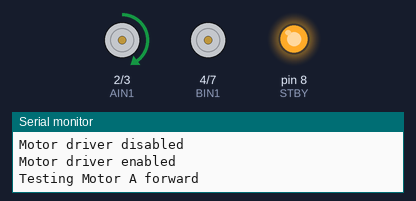
A program run on a simulated Arduino Uno, built with avr-gcc and run on an emulated ATmega328P. Parts: motor-driver pin pairs drawn as motors (green arrow = first pin HIGH = forward, orange = second pin HIGH = backward, longer = more drive, scaled by the enable pin, stopped while the standby pin is LOW), output pins drawn as LEDs (lit = HIGH), the last lines printed to the serial monitor.

Above: at 2.1 s.
At 11.1 s:
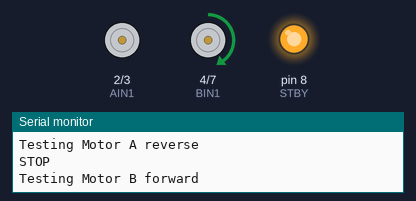
At 23.1 s:
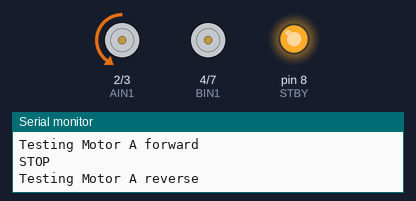
At 38.1 s:
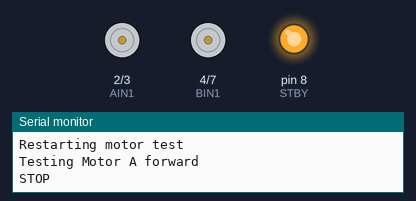
Timing chart, 0 to 39.6 s (numbered marks = the images above):
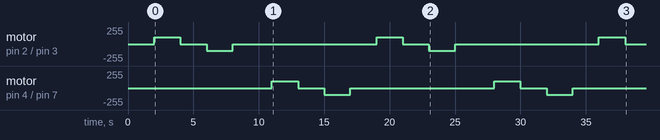

The program:

main.cpp
```cpp
#include <Arduino.h>

// TB6612FNG -> ELEGOO Arduino Uno pin connections.
#define STBY 8

#define AIN1 2
#define AIN2 3
#define PWMA 5

#define BIN1 4
#define BIN2 7
#define PWMB 6

// Uno analogWrite() uses 0..255. This starts below full power.
constexpr uint8_t TEST_SPEED = 100;

uint8_t safePwmSpeed(uint8_t speed) {
  return constrain(speed, 0, 255);
}

void motorAStop() {
  analogWrite(PWMA, 0);
  digitalWrite(AIN1, LOW);
  digitalWrite(AIN2, LOW);
}

void motorBStop() {
  analogWrite(PWMB, 0);
  digitalWrite(BIN1, LOW);
  digitalWrite(BIN2, LOW);
}

void stopAllMotors() {
  motorAStop();
  motorBStop();
  Serial.println(F("STOP"));
}

void motorAForward(uint8_t speed) {
  digitalWrite(AIN1, HIGH);
  digitalWrite(AIN2, LOW);
  analogWrite(PWMA, safePwmSpeed(speed));
}

void motorAReverse(uint8_t speed) {
  digitalWrite(AIN1, LOW);
  digitalWrite(AIN2, HIGH);
  analogWrite(PWMA, safePwmSpeed(speed));
}

void motorBForward(uint8_t speed) {
  digitalWrite(BIN1, HIGH);
  digitalWrite(BIN2, LOW);
  analogWrite(PWMB, safePwmSpeed(speed));
}

void motorBReverse(uint8_t speed) {
  digitalWrite(BIN1, LOW);
  digitalWrite(BIN2, HIGH);
  analogWrite(PWMB, safePwmSpeed(speed));
}

void setup() {
  Serial.begin(115200);
  Serial.println();
  Serial.println(F("BOOT"));

  pinMode(STBY, OUTPUT);
  digitalWrite(STBY, LOW);
  pinMode(AIN1, OUTPUT);
  pinMode(AIN2, OUTPUT);
  pinMode(PWMA, OUTPUT);
  pinMode(BIN1, OUTPUT);
  pinMode(BIN2, OUTPUT);
  pinMode(PWMB, OUTPUT);

  analogWrite(PWMA, 0);
  analogWrite(PWMB, 0);
  digitalWrite(AIN1, LOW);
  digitalWrite(AIN2, LOW);
  digitalWrite(BIN1, LOW);
  digitalWrite(BIN2, LOW);
  Serial.println(F("Motor driver disabled"));

  delay(2000);
  digitalWrite(STBY, HIGH);
  Serial.println(F("Motor driver enabled"));
}

void loop() {
  Serial.println(F("Testing Motor A forward"));
  motorAForward(TEST_SPEED);
  delay(2000);
  stopAllMotors();
  delay(2000);

  Serial.println(F("Testing Motor A reverse"));
  motorAReverse(TEST_SPEED);
  delay(2000);
  stopAllMotors();
  delay(3000);

  Serial.println(F("Testing Motor B forward"));
  motorBForward(TEST_SPEED);
  delay(2000);
  stopAllMotors();
  delay(2000);

  Serial.println(F("Testing Motor B reverse"));
  motorBReverse(TEST_SPEED);
  delay(2000);
  stopAllMotors();

  Serial.println(F("Motor test complete"));
  delay(2000);
  Serial.println(F("Restarting motor test"));
}
```

Measured:
- by itself, motor on pin 2 (AIN1) / pin 3 (AIN2): repeats every 17.0 s: stopped 2.0 s, backward 100/255 2.0 s, stopped 11.0 s, forward 100/255 2.0 s
- by itself, motor on pin 4 (BIN1) / pin 7 (BIN2): stopped → forward 100/255 at 11.0 s, → stopped 2.0 s later, → backward 100/255 2.0 s later, → stopped 2.0 s later, … (8 changes in this stretch)
